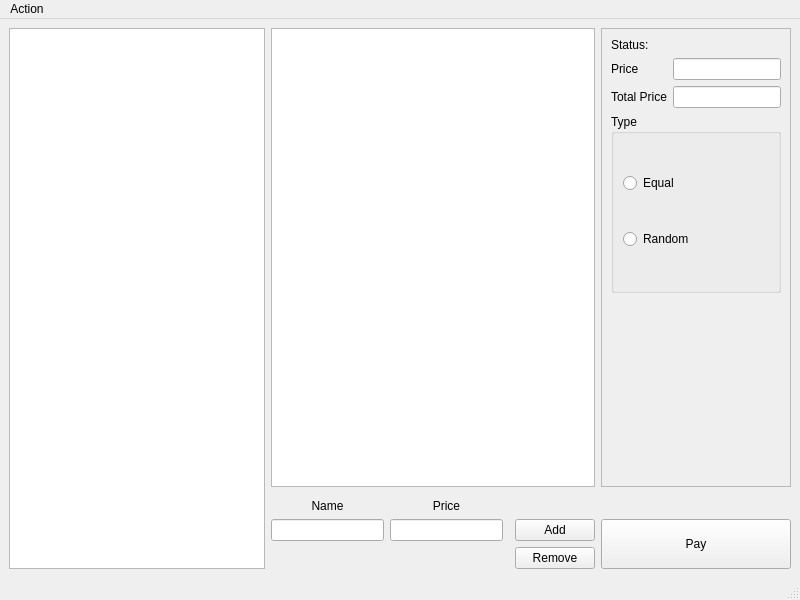
<?xml version="1.0" encoding="UTF-8"?>
<ui version="4.0">
 <class>MainWindow</class>
 <widget class="QMainWindow" name="MainWindow">
  <property name="geometry">
   <rect>
    <x>0</x>
    <y>0</y>
    <width>800</width>
    <height>600</height>
   </rect>
  </property>
  <property name="windowTitle">
   <string>MainWindow</string>
  </property>
  <widget class="QWidget" name="centralwidget">
   <layout class="QGridLayout" name="gridLayout">
    <item row="3" column="2">
     <widget class="QLineEdit" name="lineEdit_add_price"/>
    </item>
    <item row="4" column="4">
     <widget class="QPushButton" name="pushButton_remove">
      <property name="text">
       <string>Remove</string>
      </property>
     </widget>
    </item>
    <item row="0" column="0" rowspan="5">
     <widget class="QListWidget" name="listWidget"/>
    </item>
    <item row="2" column="1">
     <widget class="QLabel" name="label">
      <property name="text">
       <string>Name</string>
      </property>
      <property name="alignment">
       <set>Qt::AlignCenter</set>
      </property>
     </widget>
    </item>
    <item row="2" column="2">
     <widget class="QLabel" name="label_2">
      <property name="text">
       <string>Price</string>
      </property>
      <property name="alignment">
       <set>Qt::AlignCenter</set>
      </property>
     </widget>
    </item>
    <item row="3" column="4">
     <widget class="QPushButton" name="pushButton_add">
      <property name="text">
       <string>Add</string>
      </property>
     </widget>
    </item>
    <item row="0" column="5">
     <widget class="QFrame" name="frame">
      <property name="frameShape">
       <enum>QFrame::StyledPanel</enum>
      </property>
      <property name="frameShadow">
       <enum>QFrame::Raised</enum>
      </property>
      <layout class="QGridLayout" name="gridLayout_2">
       <item row="1" column="1">
        <widget class="QLineEdit" name="lineEdit_price"/>
       </item>
       <item row="4" column="0" colspan="2">
        <widget class="QLabel" name="label_pay_info">
         <property name="text">
          <string/>
         </property>
        </widget>
       </item>
       <item row="2" column="1">
        <widget class="QLineEdit" name="lineEdit_Total_price"/>
       </item>
       <item row="2" column="0">
        <widget class="QLabel" name="label_total_price">
         <property name="text">
          <string>Total Price</string>
         </property>
        </widget>
       </item>
       <item row="1" column="0">
        <widget class="QLabel" name="label_price">
         <property name="text">
          <string>Price</string>
         </property>
        </widget>
       </item>
       <item row="0" column="0">
        <widget class="QLabel" name="label_3">
         <property name="sizePolicy">
          <sizepolicy hsizetype="Minimum" vsizetype="Maximum">
           <horstretch>0</horstretch>
           <verstretch>0</verstretch>
          </sizepolicy>
         </property>
         <property name="text">
          <string>Status:</string>
         </property>
        </widget>
       </item>
       <item row="0" column="1">
        <widget class="QLabel" name="label_status">
         <property name="text">
          <string/>
         </property>
        </widget>
       </item>
       <item row="3" column="0" colspan="2">
        <widget class="QGroupBox" name="groupBox">
         <property name="title">
          <string>Type</string>
         </property>
         <layout class="QGridLayout" name="gridLayout_3">
          <item row="0" column="0">
           <widget class="QRadioButton" name="radioButton_equal">
            <property name="text">
             <string>Equal</string>
            </property>
           </widget>
          </item>
          <item row="1" column="0">
           <widget class="QRadioButton" name="radioButton_random">
            <property name="text">
             <string>Random</string>
            </property>
           </widget>
          </item>
         </layout>
        </widget>
       </item>
      </layout>
     </widget>
    </item>
    <item row="3" column="1">
     <widget class="QLineEdit" name="lineEdit_add_name"/>
    </item>
    <item row="0" column="1" colspan="4">
     <widget class="QTableWidget" name="tableWidget">
      <property name="editTriggers">
       <set>QAbstractItemView::AnyKeyPressed|QAbstractItemView::DoubleClicked|QAbstractItemView::EditKeyPressed</set>
      </property>
      <property name="rowCount">
       <number>0</number>
      </property>
      <property name="columnCount">
       <number>0</number>
      </property>
     </widget>
    </item>
    <item row="3" column="5" rowspan="2">
     <widget class="QPushButton" name="pushButton_pay">
      <property name="sizePolicy">
       <sizepolicy hsizetype="Expanding" vsizetype="Expanding">
        <horstretch>0</horstretch>
        <verstretch>0</verstretch>
       </sizepolicy>
      </property>
      <property name="text">
       <string>Pay</string>
      </property>
     </widget>
    </item>
   </layout>
  </widget>
  <widget class="QMenuBar" name="menubar">
   <property name="geometry">
    <rect>
     <x>0</x>
     <y>0</y>
     <width>800</width>
     <height>25</height>
    </rect>
   </property>
   <widget class="QMenu" name="menuAction">
    <property name="title">
     <string>Action</string>
    </property>
    <addaction name="actionAdd_event"/>
    <addaction name="actionEdit_Event"/>
    <addaction name="actionDelete_event"/>
    <addaction name="separator"/>
    <addaction name="actionExit"/>
    <addaction name="separator"/>
   </widget>
   <addaction name="menuAction"/>
  </widget>
  <widget class="QStatusBar" name="statusbar"/>
  <action name="actionAdd_event">
   <property name="text">
    <string>Add event</string>
   </property>
   <property name="shortcut">
    <string>Ctrl+N</string>
   </property>
  </action>
  <action name="actionDelete_event">
   <property name="text">
    <string>Delete event</string>
   </property>
   <property name="shortcut">
    <string>Ctrl+D</string>
   </property>
  </action>
  <action name="actionExit">
   <property name="text">
    <string>Exit</string>
   </property>
  </action>
  <action name="actionEdit_Event">
   <property name="text">
    <string>Edit Event</string>
   </property>
   <property name="shortcut">
    <string>Ctrl+E</string>
   </property>
  </action>
 </widget>
 <resources/>
 <connections/>
</ui>
